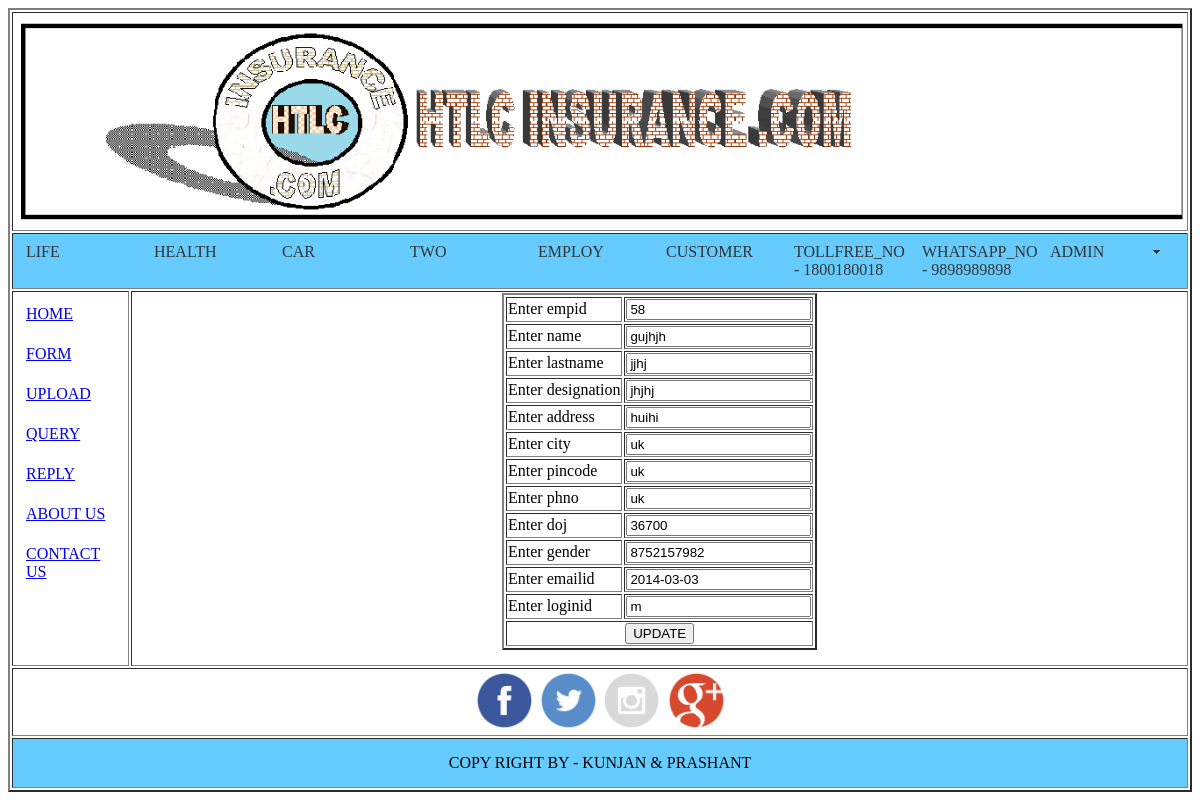
Page /ADMIN/updateemp.php (signed in) on the committed database.
### tables this page shows
CREATE TABLE IF NOT EXISTS `emp` (
  `no` int(4) NOT NULL,
  `empid` varchar(20) NOT NULL,
  `name` varchar(20) NOT NULL,
  `lastname` varchar(20) NOT NULL,
  `designation` varchar(20) NOT NULL,
  `address` varchar(100) NOT NULL,
  `country` varchar(10) NOT NULL,
  `state` varchar(10) NOT NULL,
  `city` varchar(20) NOT NULL,
  `pincode` varchar(10) NOT NULL,
  `phno` varchar(10) NOT NULL,
  `doj` date NOT NULL,
  `gender` varchar(1) NOT NULL,
  `emailid` varchar(20) NOT NULL,
  `loginid` varchar(20) NOT NULL,
  `password` varchar(10) NOT NULL,
  PRIMARY KEY (`empid`)
);

### ADMIN/updateemp.php (the view, shortened to what this page needs)
<?
	include("./include/header.php");
	$id=$_REQUEST['id'];
	$qry="SELECT * FROM emp WHERE no='$id' ";
	$rs=mysql_query($qry);
	$rs1=mysql_fetch_array($rs);
?>
<center>
<table border="2" vspace="100%" align="center">
<form method="post" action="updateemp.php">
<tr>
<td>Enter  empid</td>
<td><input type="text" name="empid" value="<? echo $rs1[1]; ?> "/></td>
</tr>
<tr>
<td>Enter  name</td>
<td><input type="text" name="name" value="<? echo $rs1[2]; ?> "/></td>
</tr>
<tr>
<td>Enter  lastname</td>
<td><input type="text" name="lastname" value="<? echo $rs1[3]; ?> "/></td>
</tr>
<tr>
<td>Enter designation</td>
<td><input type="text" name="designation" value="<? echo $rs1[4]; ?> "/></td>
</tr>
<tr>
<td>Enter  address</td>
<td><input type="text" name=" address" value="<? echo $rs1[5]; ?> "/></td>
</tr>
<tr>
<td>Enter  city</td>
<td><input type="text" name="city" value="<? echo $rs1[6]; ?> "/></td>
</tr>
<tr>
<td>Enter  pincode</td>
<td><input type="text" name="pincode" value="<? echo $rs1[7]; ?> "/></td>
</tr>
<tr>
<td>Enter  phno</td>
<td><input type="text" name="phno" value="<? echo $rs1[8]; ?> "/></td>
</tr>
<tr>
<td>Enter  doj</td>
<td><input type="text" name="doj" value="<? echo $rs1[9]; ?> "/></td>
</tr>
<tr>
<td>Enter  gender</td>
<td><input type="text" name="gender" value="<? echo $rs1[10]; ?> "/></td>
</tr>
<tr>
<td>Enter  emailid</td>
<td><input type="text" name="emailid" value="<? echo $rs1[11]; ?> "/></td>
</tr>
<tr>
<td>Enter  loginid</td>
<td><input type="text" name="loginid" value="<? echo $rs1[12]; ?> "/></td>
</tr>
<tr>
<td align="center" colspan="2"><input type="hidden" name="h1" value="<? echo $rs1[0]; ?>" />
<input type="submit" value="UPDATE" name="updateemp"></td>
</tr>
</form>
</center>
</table>
<?
	include("./include/footer.php");
?>

### rows in the picture
emp: empid "58", name "gujhjh", lastname "jjhj", designation "jhjhj", address "huihi", city "uk", pincode "uk", phno "uk", doj "36700", gender "8752157982", emailid "2014-03-03", loginid "m"
